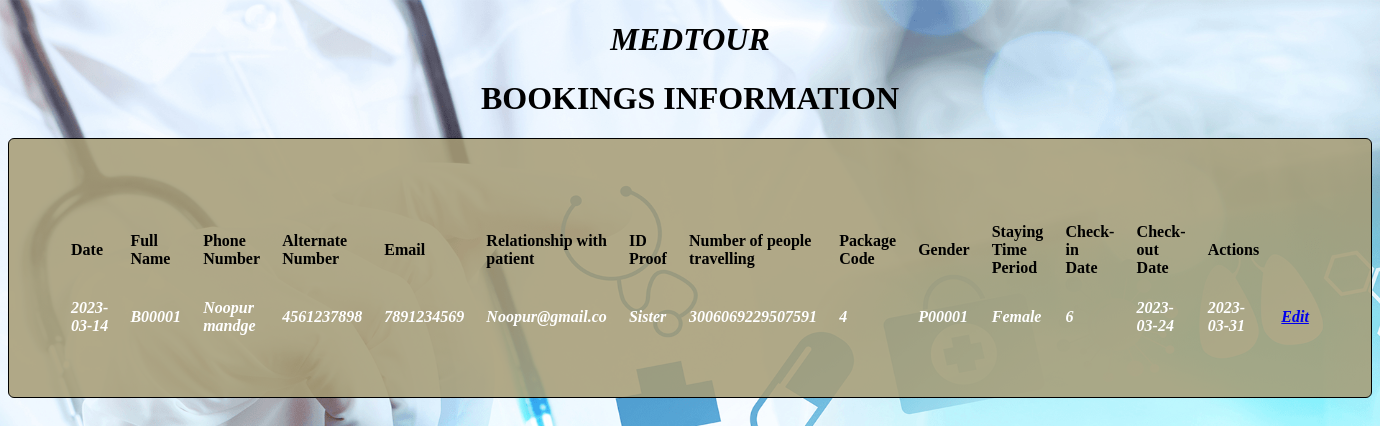
Screenshot of /Project/BookingsEdit.php with the database file from the repository.
### tables this page shows
CREATE TABLE IF NOT EXISTS `bookings` (
  `date` date NOT NULL,
  `bcode` varchar(15) NOT NULL,
  `fnm` varchar(20) NOT NULL,
  `phno` bigint(20) NOT NULL,
  `altno` bigint(20) NOT NULL,
  `email` varchar(15) NOT NULL,
  `relation` varchar(15) NOT NULL,
  `id` bigint(20) NOT NULL,
  `ppltravel` bigint(20) NOT NULL,
  `pcode` varchar(15) NOT NULL,
  `gndr` varchar(15) NOT NULL,
  `tmperiod` bigint(20) NOT NULL,
  `chindate` date NOT NULL,
  `choutdate` date NOT NULL,
  PRIMARY KEY (`bcode`),
  KEY `pcode` (`pcode`)
);

### Project/BookingsEdit.php (the view, shortened to what this page needs)
<!DOCTYPE HTML>
<html>
<head>
     <link rel="stylesheet" type="text/css" href="css.css" />
</head>
<body bgcolor="">
<center>
<marquee><h1 class="impact"style="color:black;"><b><i>MEDTOUR</i></b></h1></marquee>
<h1 class="impact" style="color:black;"><b>BOOKINGS INFORMATION</b></h1>
<table align="center" cellpadding="10" bgcolor="white" style="border:1px solid black" bordercolor="#D7DF01">
<tr>
<td><a href='index.html'></a></td>
</tr>
<tr>
<th>Date</th>
<th>Full Name</th>
<th>Phone Number</th>
<th>Alternate Number</th>
<th>Email</th>
<th>Relationship with patient</th>
<th>ID Proof</th>
<th>Number of people travelling </th>
<th>Package Code</th>
<th>Gender</th>
<th>Staying Time Period</th>
<th>Check-in Date</th>
<th>Check-out Date</th>
<th>Actions</th>
</tr>
<?php
$con=mysql_connect("localhost","root","");
$sql="select * from bookings";
$result=mysql_query($sql,$con);
while($row=mysql_fetch_array($result))
{
    $DB_Date=$row['date'];
    $DB_Bookingcode=$row['bcode'];
    $DB_FullName=$row['fnm'];
    $DB_PhoneNumber=$row['phno'];
    $DB_AlternateNumber=$row['altno'];
    $DB_Email=$row['email'];
    $DB_Relationwithpatient=$row['relation'];
    $DB_IDProof=$row['id'];
    $DB_Numberofpeopletravelling=$row['ppltravel'];
    $DB_PackageCode=$row['pcode'];
    $DB_Gender=$row['gndr'];
    $DB_StayingTimePeriod=$row['tmperiod'];
    $DB_CheckinDate=$row['chindate'];
    $DB_CheckoutDate=$row['choutdate'];
?>
<tr>
<td><?php echo $DB_Date;?></td>
<td><?php echo $DB_Bookingcode;?></td>
<td><?php echo $DB_FullName;?></td>
<td><?php echo $DB_PhoneNumber;?></td>
<td><?php echo $DB_AlternateNumber;?></td>
<td><?php echo $DB_Email;?></td>
<td><?php echo $DB_Relationwithpatient;?></td>
<td><?php echo $DB_IDProof;?></td>
<td><?php echo $DB_Numberofpeopletravelling;?></td>
<td><?php echo $DB_PackageCode;?></td>
<td><?php echo $DB_Gender;?></td>
<td><?php echo $DB_StayingTimePeriod;?></td>
<td><?php echo $DB_CheckinDate;?></td>
<td><?php echo $DB_CheckoutDate;?></td>
<td><a href="BookingsEditDetails.php?bcode=<?php echo $DB_Bookingcode;?>">Edit</a></td>
</tr>
<?php
}
?>
</table>
</center>
</body>
</html>

### Project/css.css (style rules this page uses)
body { text-align: center; background-image: url('bg1.jpg'); background-repeat: no-repeat; background-attachment: fixed; background-size: 100% 100%; }
table { text-align:left; padding:50px; background: rgb(167 157 118 / 87%); border-radius: 6px; }
td { font-style: italic; color: white; font-weight: bold; }

### Project/BookingsEdit.php (style rules this page uses)
body { background-image: url('bg1.jpg'); background-repeat: no-repeat; background-attachment: fixed; background-size: 100% 100%; }

### rows the page displays
bookings: date "2023-03-14", bcode "B00001", fnm "Noopur mandge", phno "4561237898", altno "7891234569", email "Noopur@gmail.co", relation "Sister", id "3006069229507591", ppltravel "4", pcode "P00001", gndr "Female", tmperiod "6", chindate "2023-03-24", choutdate "2023-03-31"
